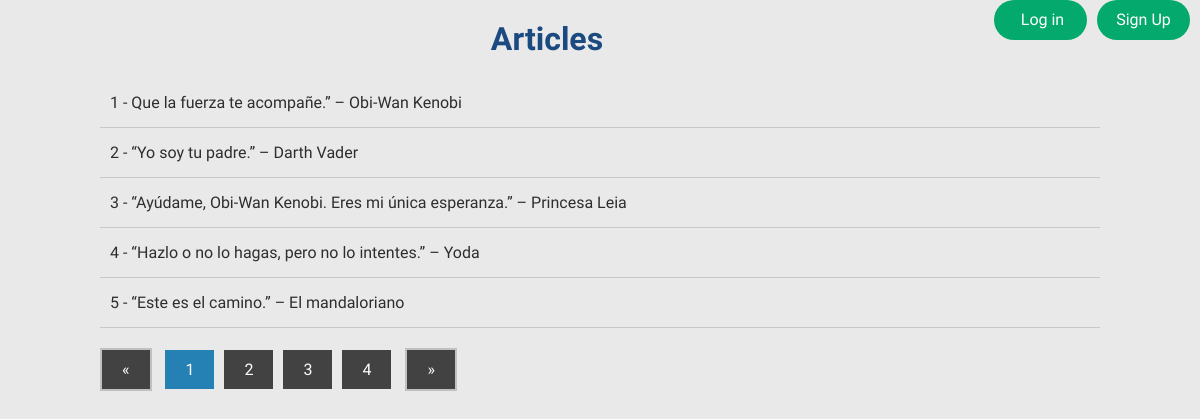
/vista/index.php, run on the app's committed database.
### tables this page shows
CREATE TABLE `articles` (
  `Id` int(11) NOT NULL,
  `Article` text NOT NULL
);

### model/model.php (called while the page is built, shortened)
<?php
 function select($conection){
    try{
        $sql = "SELECT * FROM `articles`";
        $statmet = $conection->prepare($sql);
        $statmet -> execute();
        $resultat = $statmet->fetchAll();
        return $resultat;
    }catch(Exception $e){
        echo "Error: " . $e->getMessage();
        die();
    }
    }
?>

### controlador/controlador.php (the view, shortened to what this page needs)
<?php
require '../model/model.php';
try{
    $conection = connection();
    $paginaActual = isset($_REQUEST['pagina']) ? (int) $_REQUEST['pagina'] : 1;
   $_POSTSperPagina = isset($_POST['numArticles']) ? (int)$_POST['numArticles'] : 5;
if($paginaActual > 1){
    $inici = ($paginaActual * $_POSTSperPagina - $_POSTSperPagina);
}else{
    $inici = 0;
}
    $resultat = select($conection);
    $llista = "";
    if ( isset($_SESSION['login'])  && $_SESSION['login'] == true){
        foreach($resultat as $fila){
            if($fila['Id'] > $inici && $fila['Id'] <= $inici + $_POSTSperPagina){
                $llista .= "<li>". $fila['Id'] . " - " . $fila['Article'] ."<a href='../vista/eliminar.vista.php' ><button type='button' class='btn'><i class='fa fa-trash'></i></button></a> <a href='../vista/modificar.vista.php' ><button type='button' class='btn'><i class='fa fa-refresh'></i></button></a></li> ";
            }else{
                $llista .= "";
            }
        }
    }else{
        foreach($resultat as $fila){
                if($fila['Id'] > $inici && $fila['Id'] <= $inici + $_POSTSperPagina){
                    $llista .= "<li>". $fila['Id'] . " - " . $fila['Article'] ."</li>";
                }else{
                    $llista .= "";
                }
        }
    }
    $totalArticles = totalArticles($conection);
    $numeroPagines = ceil($totalArticles / $_POSTSperPagina);
    $li = button($paginaActual, $numeroPagines);
}catch(PDOException $e){
    echo "Error: " . $e->getMessage();
    die();
}
function button($paginaActual, $numeroPagines){
    $li = "";
    for($i = 1; $i <= $numeroPagines; $i++){
        if($paginaActual == $i){
            $li .= "<li class='active'><a href='index.php?pagina=$i'>$i</a></li>";
        }else{
            $li .= "<li><a href='index.php?pagina=$i'>$i</a></li>";
        }
    }
    return $li;
}
function button_login($paginaActual, $numeroPagines){
    $li = "";
    for($i = 1; $i <= $numeroPagines; $i++){
        if($paginaActual == $i){
            $li .= "<li class='active'><a href='login.index.vista.php?pagina=$i'>$i</a></li>";
        }else{
            $li .= "<li><a href='login.index.vista.php?pagina=$i'>$i</a></li>";
        }
    }
    return $li;
}
?>

### vista/index.php (shortened to what this page needs)
<!DOCTYPE html>
<html lang="en">
	<head>
		<link rel="stylesheet" href="../estils/estils.css">
</head>
<body>
	<?php require_once "../controlador/controlador.php" ?>
	<div id="top-nav-bar">
		<div class="tnb-right-section ">
			<a href="../vista/registre.vista.php" class="user-anonymous tnb-signup-btn w3-bar-item w3-button w3-right ws-green ws-hover-green ga-top ga-top-signup">
				Sign Up
			</a>
			<a href="../vista/login.vista.php" class="user-anonymous tnb-login-btn w3-bar-item w3-btn bar-item-hover w3-right ws-light-green ga-top ga-top-login" >
			Log in
		</a>
		</div>
	</div>
	<div class="contenidor">
		<h1>Articles</h1>
		<section class="articles">
			<ul name = "llista">
				<?php echo $llista ?>
			</ul>
		</section>
		<section class="paginacio">
			<ul>
				<?php if ($paginaActual == 1): ?>
				<li class="disabled"><a href="index.php?pagina=<?php echo $paginaActual - 1 ?>" onclick=<?php comprovarPagina($paginaActual,$numeroPagines) ?>> &laquo;</a></li>
				<?php else: ?>
				<li><a href="index.php?pagina=<?php echo $paginaActual - 1 ?>">&laquo;</a></li>
				<?php endif ?>
				<?php echo $li?>
				<li class="disabled"><a href="index.php?pagina=<?php echo $paginaActual + 1 ?>"  onclick=<?php comprovarPagina($paginaActual,$numeroPagines) ?>>&raquo;</a></li>
			</ul>
		</section>
	</div>
</body>
</html>

### estils/estils.css (style rules this page uses)
* { margin: 0; padding: 0; -webkit-box-sizing: border-box; -moz-box-sizing: border-box; box-sizing: border-box; }
body { background: #e9e9e9; color: #2e2e2e; font-family: 'Open Sans Condensed', sans-serif; }
.contenidor { width: 90%; max-width: 1000px; margin: auto; }
h1 { margin: 20px 0; text-align: center; font-family: 'Open Sans Condensed', sans-serif; color: #1b4a81; font-weight: black; }
.contenidor .articles { margin-bottom: 20px; }
.contenidor .articles ul { list-style: none; }
.contenidor .articles ul li { padding:15px 10px; border-bottom: 1px solid #c8c8c8; }
.paginacio ul { list-style: none; }
.paginacio ul li { display: inline-block; margin-right: 10px; }
.paginacio ul .active a { background: #2580b4; }
.paginacio ul .disabled { background: #c2bfbf; display: inline-block; font-family: 'Open Sans Condensed', sans-serif; padding: 2px 2px; cursor:not-allowed; color:#fff; text-decoration: none; }
.paginacio ul li a { display: inline-block; font-family: 'Open Sans Condensed', sans-serif; padding: 10px 20px; background: #424242;; color:#fff; text-decoration: none; }
#top-nav-bar .tnb-right-section .tnb-signup-btn { position: relative; width: 93px; height: 40px; top: 50%; margin-top: -20px; border-radius: 25px; margin-right: -39px; font-size: 16px; line-height: 1.5; z-index: 5; }
#top-nav-bar .tnb-right-section .tnb-login-btn { position: relative; width: 93px; height: 40px; top: 50%; margin-top: -20px; background-color: #04AA6D; color: #ffffff; border-radius: 25px; padding-left: 20px; font-size: 16px; line-height: 1.5; z-index: 4; }
#top-nav-bar .tnb-right-section .w3-alt-btn, #top-nav-bar .tnb-right-section .w3-btn, #top-nav-bar .tnb-right-section .w3-button { margin-right: 10px; margin-left: 0; }
#top-nav-bar .tnb-right-section > a { margin-bottom: 56px; }
.w3-btn, .w3-btn:link, .w3-btn:visited { color: #FFFFFF; background-color: #4CAF50; }
.ws-green { background-color: #04AA6D!important; color: white!important; }
.w3-right { float: right!important; }
.w3-btn, .w3-button { -webkit-touch-callout: none; -webkit-user-select: none; -khtml-user-select: none; -moz-user-select: none; -ms-user-select: none; user-select: none; }
.w3-btn, .w3-button { border: none; display: inline-block; padding: 8px 16px; vertical-align: middle; overflow: hidden; text-decoration: none; color: inherit; background-color: inherit; text-align: center; cursor: pointer; white-space: nowrap; }

### data on the page
articles: Id "1", Article "Que la fuerza te acompañe.” – Obi-Wan Kenobi"
articles: Id "2", Article "“Yo soy tu padre.” – Darth Vader"
articles: Id "3", Article "“Ayúdame, Obi-Wan Kenobi. Eres mi única esperanza.” – Princesa Leia"
articles: Id "4", Article "“Hazlo o no lo hagas, pero no lo intentes.” – Yoda"
articles: Id "5", Article "“Este es el camino.” – El mandaloriano"
